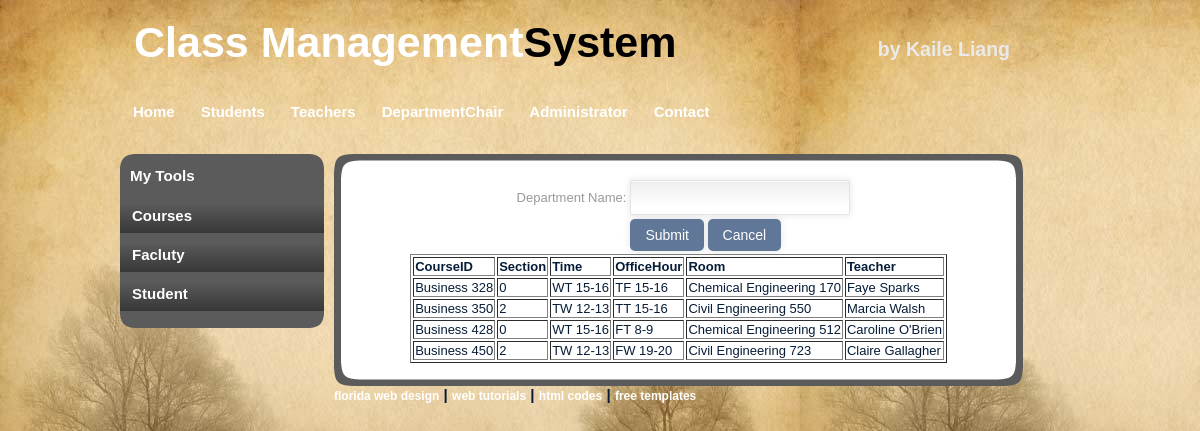
The page /dept_class.php?tid=Business on the database its author committed.
### tables this page shows
CREATE TABLE IF NOT EXISTS `GivenBy` (
  `course_id` varchar(48) NOT NULL DEFAULT '',
  `section` varchar(48) NOT NULL DEFAULT '',
  `employee_id` int(11) NOT NULL DEFAULT '0',
  `office_hours` varchar(48) DEFAULT NULL,
  PRIMARY KEY (`course_id`,`section`,`employee_id`),
  KEY `course_dept` (`office_hours`)
);

CREATE TABLE IF NOT EXISTS `Courses` (
  `course_id` varchar(48) NOT NULL DEFAULT '',
  `section` varchar(48) NOT NULL DEFAULT '',
  `prerequisities` varchar(48) DEFAULT NULL,
  `time` varchar(48) NOT NULL,
  `room` varchar(48) NOT NULL,
  `course_name` varchar(124) NOT NULL,
  `dept_name` varchar(48) NOT NULL,
  PRIMARY KEY (`course_id`,`section`),
  KEY `course_room` (`room`),
  KEY `course_dept` (`dept_name`)
);

CREATE TABLE IF NOT EXISTS `Teachers` (
  `employee_id` int(11) NOT NULL,
  `office` varchar(48) NOT NULL,
  `phone_no` char(12) DEFAULT NULL,
  `name` varchar(48) NOT NULL,
  `dept_name` varchar(48) DEFAULT NULL,
  PRIMARY KEY (`employee_id`),
  KEY `teacher_dept_index` (`dept_name`),
  KEY `teacher_name_index` (`name`)
);

### config/config.php (called while the page is built, shortened)
<?php
class Database
{
  public function __construct()
  {
    $this->con=mysql_connect(DOMAIN, DB_USER, PASSWORD);
  }
  public function query($sql)
  {
    $r = mysql_query($sql);
    return $r;
  }
}
?>

### dept_class.php (the view, shortened to what this page needs)
<?php include("include/header.php"); ?>
<div id="leftmenu">
  <div id="leftmenu_top"></div>
  <div id="leftmenu_main">
    <h3>My Tools</h3>
    <ul>
      <li><a href="dept_class.php">Courses</a></li>
      <li><a href="dept_teacher.php">Facluty</a></li>
      <li><a href="dept_student.php">Student</a></li>
    </ul>
  </div>
  <div id="leftmenu_bottom"></div>
</div>
<div id="content">
  <div id="content_top"></div>
  <div id="content_main">
    <form action="dept_class.php" method ="get">
   <table><tr><td>
	<p class="form">
	  <label for="tid">Department Name: </label> </td>
<td>	    <input type="text" name="tid" /></td>
	</tr>
     <td></td>
     <td>
	<p class="submit">
	  <input type="submit" value="Submit"/>
	  <input type="reset" value="Cancel"/>
	</p>
	</td></table>
    </form>
   <?php
   $id = $_GET["tid"];
if($id)
  {
         $sql= "SELECT course_id,section, time,office_hours,room, name FROM ((GivenBy natural join Courses) join Teachers on GivenBy.employee_id = Teachers.employee_id) WHERE Courses.dept_name = '".$id."'";
    $result = $db->query($sql);
    if($result)
      {
	echo "<table border='1'>
	     <tr>
	       <th>CourseID</th>
	       <th>Section</th>
	       <th>Time</th>
	       <th>OfficeHour</th>
	       <th>Room</th>
	       <th>Teacher</th>
	     </tr>";
	while($row = mysql_fetch_array($result))
	  {
	    echo "<tr>";
	    echo "<td>" . $row['course_id'] . "</td>";
	    echo "<td>" . $row['section'] . "</td>";
	    echo "<td>" . $row['time'] . "</td>";
	    echo "<td>" . $row['office_hours'] . "</td>";
	    echo "<td>" . $row['room'] . "</td>";
	    echo "<td>" . $row['name'] . "</td>";
	    echo "</tr>";
	  }
	echo "</table>";
      }
  }
?>
    </div>
    <?php include("include/footer.php"); ?>

### css/style.css (style rules this page uses)
body { margin: 0; padding: 0; text-align: left; font: 12px Arial, Helvetica, sans-serif; font-size: 13px; color: #061C37; background: #CCCCCC; background-image:url(../images/background.jpg); background-repeat:repeat-x; }
* { margin: 0 auto 0 auto; text-align:left; }
#leftmenu { margin-top:15px; width:204px; float:left; }
#leftmenu_top { width:204px; height:13px; background-image:url(../images/leftmenu_top.png); }
#leftmenu_bottom { width:204px; height:13px; background-image:url(../images/leftmenu_bottom.png); }
#leftmenu_main { width:204px; height:auto; background-color:#5B5B5B; }
#leftmenu_main ul { list-style: none; padding: 0px; width:204px; }
#leftmenu_main h3 { list-style: none; padding: 0px; width:204px; color:#FFFFFF; padding-left:10px; padding-bottom:14px; }
#leftmenu_main ul li { list-style: none; padding: 0px; width:204px; text-align:left; }
#leftmenu_main ul li a, #leftmenu_main ul li a:visited { display:block; list-style: none; padding: 0px; width:192px; padding-left:12px; padding-top:4px; height:30px; text-align:left; background-image:url(../images/leftmenu_link.png); background-repeat:repeat-x; margin-top:5px; color:#FFFFFF; text-decoration:none; font-size:15px; font-weight:bold; }
#content { display:block; float:left; width:689px; height:auto; padding-left:10px; padding-top:15px; padding-right:10px; padding-bottom:5px; }
#content_top { background-image:url(../images/main_top.png); background-repeat:no-repeat; width:689px; height:23px; }
#content_main { background-image:url(../images/main_back.png); background-repeat:repeat-y; width:659px; padding-left:15px; padding-right:15px; }
html, body { text-align: center; }
p { text-align: left; }

### css/formstyle.css (style rules this page uses)
input, textarea { padding: 9px; border: solid 1px #E5E5E5; outline: 0; font: normal 13px/100% Verdana, Tahoma, sans-serif; width: 200px; background: #FFFFFF url('bg_form.png') left top repeat-x; background: -webkit-gradient(linear, left top, left 25, from(#FFFFFF), color-stop(4%, #EEEEEE), to(#FFFFFF)); background: -moz-linear-gradient(top, #FFFFFF, #EEEEEE 1px, #FFFFFF 25px); box-shadow: rgba(0,0,0, 0.1) 0px 0px 8px; -moz-box-shadow: rgba(0,0,0, 0.1) 0px 0px 8px; -webkit-box-shadow: rgba(0,0,0, 0.1) 0px 0px 8px; }
.form label { margin-left: 10px; color: #999999; }
.submit input { width: auto; padding: 9px 15px; background: #617798; border: 0; font-size: 14px; color: #FFFFFF; -moz-border-radius: 5px; -webkit-border-radius: 5px; }

### rows shown on the page
givenby: course "Business 328", section "0", courses.time "WT 15-16", office_hours "TF 15-16", courses.room "Chemical Engineering 170", employee.name "Faye Sparks"
givenby: course "Business 350", section "2", courses.time "TW 12-13", office_hours "TT 15-16", courses.room "Civil Engineering 550", employee.name "Marcia Walsh"
givenby: course "Business 428", section "0", courses.time "WT 15-16", office_hours "FT 8-9", courses.room "Chemical Engineering 512", employee.name "Caroline O'Brien"
givenby: course "Business 450", section "2", courses.time "TW 12-13", office_hours "FW 19-20", courses.room "Civil Engineering 723", employee.name "Claire Gallagher"
